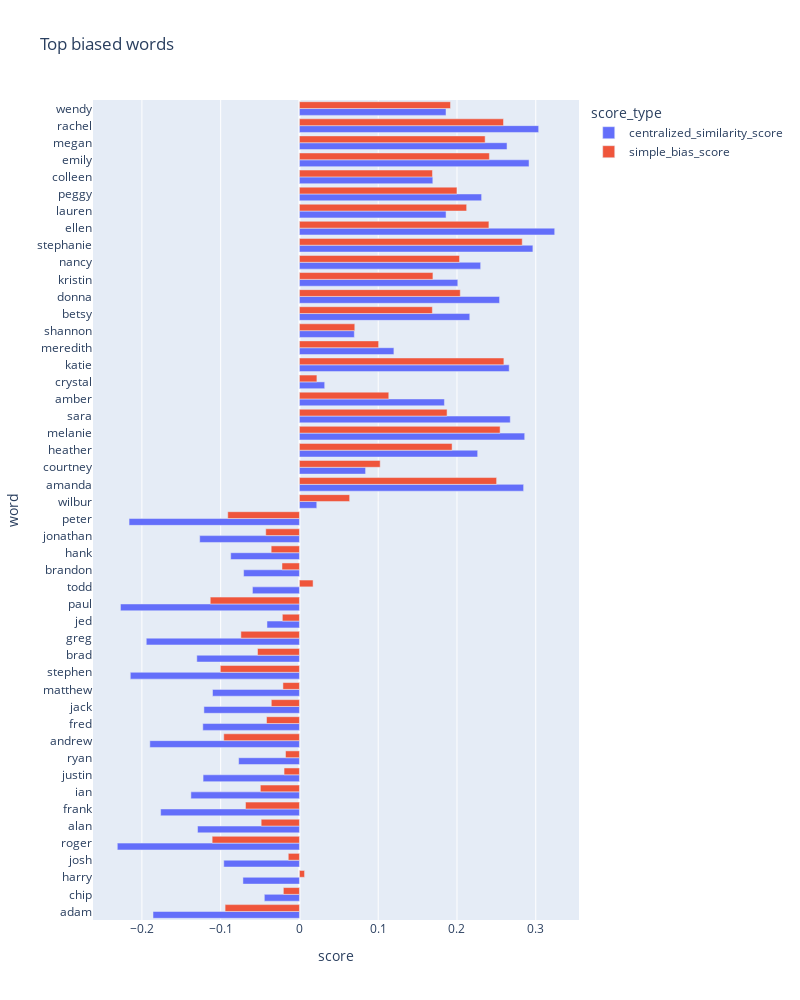
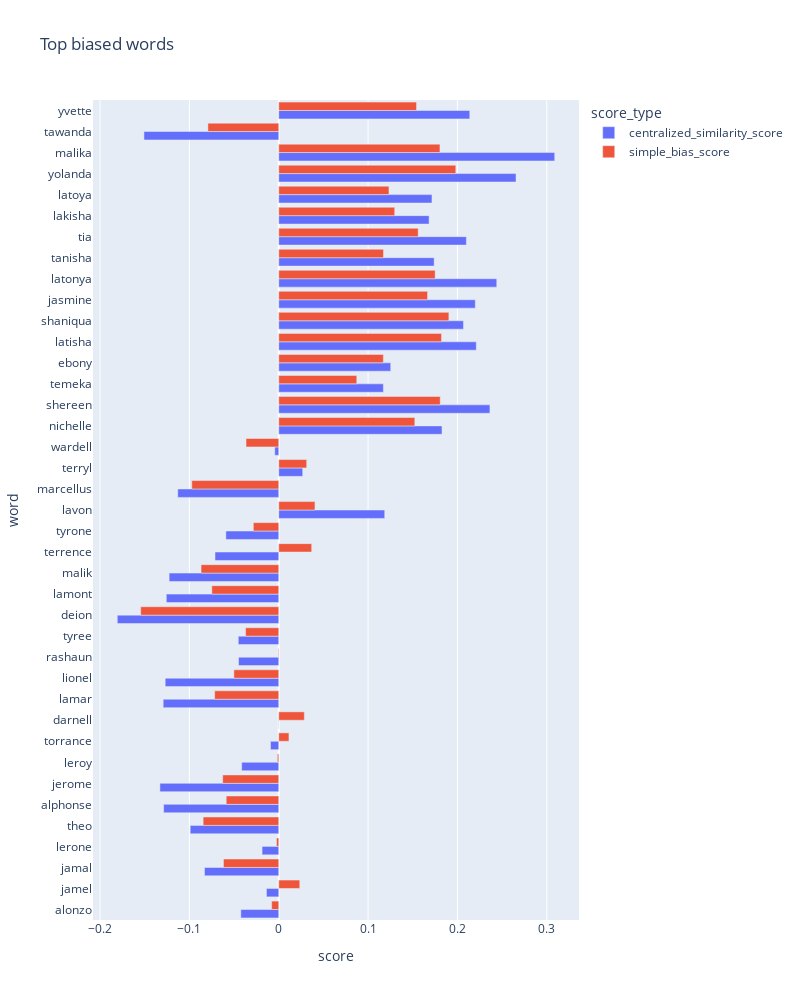
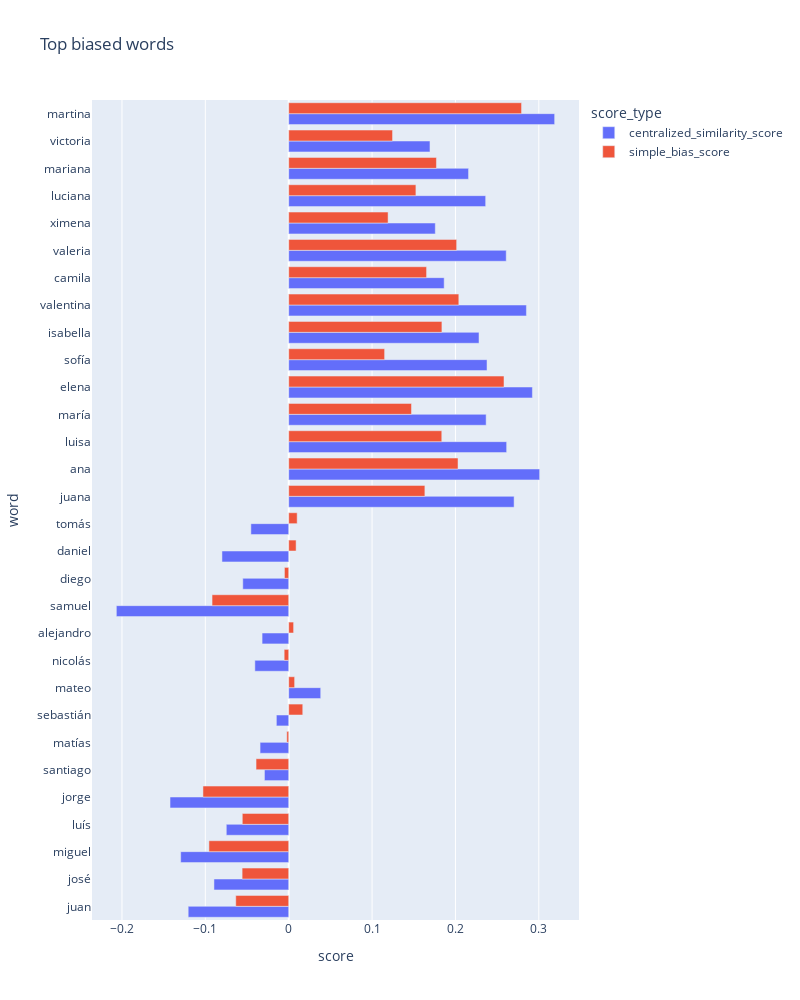

Notebook code cell kept with these figures, in order:
### Code cell
#plot a bar plot of the top 20 most biased words with all the scores of the three methods
import plotly_express as px


def plot_top_biased_words(df, n_words=20):
    df_top = df.head(n_words)
    #remove the simple_bias_score column
    #df_top = df_top.drop(columns=['simple_bias_score'])
    df_top = df_top.reset_index()
    df_top = df_top.rename(columns={'index': 'word'})
    df_top = df_top.melt(
        id_vars=['word'], var_name='score_type', value_name='score')
    fig = px.bar(df_top, x="score", y="word",
                 color="score_type", barmode="group", orientation='h',
                 height=1000, width=800, title="Top biased words")
   
    
    fig.show()


plot_top_biased_words(df_names_white, n_words=50)
plot_top_biased_words(df_names_black, n_words=50)
plot_top_biased_words(df_names_hispanic, n_words=50)

### Figure 1 — Plotly figure (JSON) as saved in the notebook; plotly's stock layout.template omitted (floating-point values rounded to 4 significant figures)
{"data": [{"alignmentgroup": "True", "hovertemplate": "score_type=centralized_similarity_score<br>score=%{x}<br>word=%{y}<extra></extra>", "legendgroup": "centralized_similarity_score", "marker": {"color": "#636efa", "pattern": {"shape": ""}}, "name": "centralized_similarity_score", "offsetgroup": "centralized_similarity_score", "orientation": "h", "showlegend": true, "textposition": "auto", "type": "bar", "x": [-0.1859, -0.04457, -0.07175, -0.09606, -0.2312, -0.1294, -0.1762, -0.1378, -0.1223, -0.07719, -0.1899, -0.1227, -0.1213, -0.1104, -0.2147, -0.1303, -0.1945, -0.04121, -0.2272, -0.05965, -0.07087, -0.08728, -0.1266, -0.2163, 0.022, 0.2846, 0.08396, 0.2263, 0.286, 0.2676, 0.1841, 0.03206, 0.2663, 0.1199, 0.06969, 0.2162, 0.2541, 0.201, 0.2301, 0.2964, 0.324, 0.1861, 0.2313, 0.1693, 0.2915, 0.2635, 0.3037, 0.1861], "xaxis": "x", "y": ["adam", "chip", "harry", "josh", "roger", "alan", "frank", "ian", "justin", "ryan", "andrew", "fred", "jack", "matthew", "stephen", "brad", "greg", "jed", "paul", "todd", "brandon", "hank", "jonathan", "peter", "wilbur", "amanda", "courtney", "heather", "melanie", "sara", "amber", "crystal", "katie", "meredith", "shannon", "betsy", "donna", "kristin", "nancy", "stephanie", "ellen", "lauren", "peggy", "colleen", "emily", "megan", "rachel", "wendy"], "yaxis": "y"}, {"alignmentgroup": "True", "hovertemplate": "score_type=simple_bias_score<br>score=%{x}<br>word=%{y}<extra></extra>", "legendgroup": "simple_bias_score", "marker": {"color": "#EF553B", "pattern": {"shape": ""}}, "name": "simple_bias_score", "offsetgroup": "simple_bias_score", "orientation": "h", "showlegend": true, "textposition": "auto", "type": "bar", "x": [-0.09437, -0.02043, 0.006493, -0.01419, -0.1108, -0.04859, -0.06846, -0.04963, -0.01952, -0.01769, -0.09608, -0.0418, -0.03574, -0.02096, -0.1005, -0.0532, -0.07434, -0.02169, -0.1132, 0.01731, -0.02218, -0.03589, -0.04278, -0.09099, 0.06374, 0.2503, 0.1025, 0.1938, 0.2547, 0.1874, 0.1134, 0.02218, 0.2595, 0.1005, 0.07027, 0.1687, 0.2042, 0.1695, 0.2032, 0.2828, 0.2405, 0.2123, 0.2, 0.1689, 0.2411, 0.2357, 0.259, 0.1918], "xaxis": "x", "y": ["adam", "chip", "harry", "josh", "roger", "alan", "frank", "ian", "justin", "ryan", "andrew", "fred", "jack", "matthew", "stephen", "brad", "greg", "jed", "paul", "todd", "brandon", "hank", "jonathan", "peter", "wilbur", "amanda", "courtney", "heather", "melanie", "sara", "amber", "crystal", "katie", "meredith", "shannon", "betsy", "donna", "kristin", "nancy", "stephanie", "ellen", "lauren", "peggy", "colleen", "emily", "megan", "rachel", "wendy"], "yaxis": "y"}], "layout": {"barmode": "group", "height": 1000, "legend": {"title": {"text": "score_type"}, "tracegroupgap": 0}, "title": {"text": "Top biased words"}, "width": 800, "xaxis": {"anchor": "y", "domain": [0, 1], "title": {"text": "score"}}, "yaxis": {"anchor": "x", "domain": [0, 1], "title": {"text": "word"}}}}

### Figure 2 — Plotly figure (JSON) as saved in the notebook; plotly's stock layout.template omitted (floating-point values rounded to 4 significant figures)
{"data": [{"alignmentgroup": "True", "hovertemplate": "score_type=centralized_similarity_score<br>score=%{x}<br>word=%{y}<extra></extra>", "legendgroup": "centralized_similarity_score", "marker": {"color": "#636efa", "pattern": {"shape": ""}}, "name": "centralized_similarity_score", "offsetgroup": "centralized_similarity_score", "orientation": "h", "showlegend": true, "textposition": "auto", "type": "bar", "x": [-0.04242, -0.01374, -0.08308, -0.01865, -0.09909, -0.1288, -0.133, -0.04147, -0.009185, -0.0002299, -0.1293, -0.1271, -0.04497, -0.0453, -0.1807, -0.1259, -0.1227, -0.07133, -0.05917, 0.1186, -0.113, 0.02684, -0.004449, 0.1827, 0.2364, 0.1171, 0.1253, 0.2211, 0.2068, 0.22, 0.244, 0.1739, 0.21, 0.1683, 0.1715, 0.2656, 0.3089, -0.1509, 0.2138], "xaxis": "x", "y": ["alonzo", "jamel", "jamal", "lerone", "theo", "alphonse", "jerome", "leroy", "torrance", "darnell", "lamar", "lionel", "rashaun", "tyree", "deion", "lamont", "malik", "terrence", "tyrone", "lavon", "marcellus", "terryl", "wardell", "nichelle", "shereen", "temeka", "ebony", "latisha", "shaniqua", "jasmine", "latonya", "tanisha", "tia", "lakisha", "latoya", "yolanda", "malika", "tawanda", "yvette"], "yaxis": "y"}, {"alignmentgroup": "True", "hovertemplate": "score_type=simple_bias_score<br>score=%{x}<br>word=%{y}<extra></extra>", "legendgroup": "simple_bias_score", "marker": {"color": "#EF553B", "pattern": {"shape": ""}}, "name": "simple_bias_score", "offsetgroup": "simple_bias_score", "orientation": "h", "showlegend": true, "textposition": "auto", "type": "bar", "x": [-0.007926, 0.02351, -0.06188, -0.002545, -0.0846, -0.0588, -0.06271, -0.001562, 0.01141, 0.02864, -0.07173, -0.0502, -0.0006212, -0.03712, -0.1545, -0.07489, -0.08694, 0.03687, -0.02846, 0.04056, -0.09731, 0.03128, -0.03661, 0.1523, 0.1808, 0.08733, 0.1171, 0.1822, 0.1904, 0.1666, 0.1751, 0.1172, 0.1561, 0.1298, 0.1233, 0.1982, 0.1804, -0.07926, 0.1542], "xaxis": "x", "y": ["alonzo", "jamel", "jamal", "lerone", "theo", "alphonse", "jerome", "leroy", "torrance", "darnell", "lamar", "lionel", "rashaun", "tyree", "deion", "lamont", "malik", "terrence", "tyrone", "lavon", "marcellus", "terryl", "wardell", "nichelle", "shereen", "temeka", "ebony", "latisha", "shaniqua", "jasmine", "latonya", "tanisha", "tia", "lakisha", "latoya", "yolanda", "malika", "tawanda", "yvette"], "yaxis": "y"}], "layout": {"barmode": "group", "height": 1000, "legend": {"title": {"text": "score_type"}, "tracegroupgap": 0}, "title": {"text": "Top biased words"}, "width": 800, "xaxis": {"anchor": "y", "domain": [0, 1], "title": {"text": "score"}}, "yaxis": {"anchor": "x", "domain": [0, 1], "title": {"text": "word"}}}}

### Figure 3 — Plotly figure (JSON) as saved in the notebook; plotly's stock layout.template omitted (floating-point values rounded to 4 significant figures)
{"data": [{"alignmentgroup": "True", "hovertemplate": "score_type=centralized_similarity_score<br>score=%{x}<br>word=%{y}<extra></extra>", "legendgroup": "centralized_similarity_score", "marker": {"color": "#636efa", "pattern": {"shape": ""}}, "name": "centralized_similarity_score", "offsetgroup": "centralized_similarity_score", "orientation": "h", "showlegend": true, "textposition": "auto", "type": "bar", "x": [-0.1206, -0.08968, -0.1296, -0.07487, -0.1424, -0.0291, -0.03436, -0.01481, 0.0384, -0.0406, -0.03194, -0.2067, -0.05508, -0.08007, -0.04537, 0.2704, 0.301, 0.2614, 0.2368, 0.2923, 0.2379, 0.2283, 0.2851, 0.1865, 0.2609, 0.1758, 0.2363, 0.2157, 0.1695, 0.319], "xaxis": "x", "y": ["juan", "josé", "miguel", "luís", "jorge", "santiago", "matías", "sebastián", "mateo", "nicolás", "alejandro", "samuel", "diego", "daniel", "tomás", "juana", "ana", "luisa", "maría", "elena", "sofía", "isabella", "valentina", "camila", "valeria", "ximena", "luciana", "mariana", "victoria", "martina"], "yaxis": "y"}, {"alignmentgroup": "True", "hovertemplate": "score_type=simple_bias_score<br>score=%{x}<br>word=%{y}<extra></extra>", "legendgroup": "simple_bias_score", "marker": {"color": "#EF553B", "pattern": {"shape": ""}}, "name": "simple_bias_score", "offsetgroup": "simple_bias_score", "orientation": "h", "showlegend": true, "textposition": "auto", "type": "bar", "x": [-0.06352, -0.05589, -0.09569, -0.05568, -0.1029, -0.03918, -0.002292, 0.01684, 0.007086, -0.005444, 0.005861, -0.09194, -0.005124, 0.008863, 0.01014, 0.1633, 0.2031, 0.1836, 0.1473, 0.2582, 0.115, 0.1838, 0.2041, 0.1654, 0.2014, 0.1192, 0.1526, 0.1772, 0.1245, 0.2793], "xaxis": "x", "y": ["juan", "josé", "miguel", "luís", "jorge", "santiago", "matías", "sebastián", "mateo", "nicolás", "alejandro", "samuel", "diego", "daniel", "tomás", "juana", "ana", "luisa", "maría", "elena", "sofía", "isabella", "valentina", "camila", "valeria", "ximena", "luciana", "mariana", "victoria", "martina"], "yaxis": "y"}], "layout": {"barmode": "group", "height": 1000, "legend": {"title": {"text": "score_type"}, "tracegroupgap": 0}, "title": {"text": "Top biased words"}, "width": 800, "xaxis": {"anchor": "y", "domain": [0, 1], "title": {"text": "score"}}, "yaxis": {"anchor": "x", "domain": [0, 1], "title": {"text": "word"}}}}
